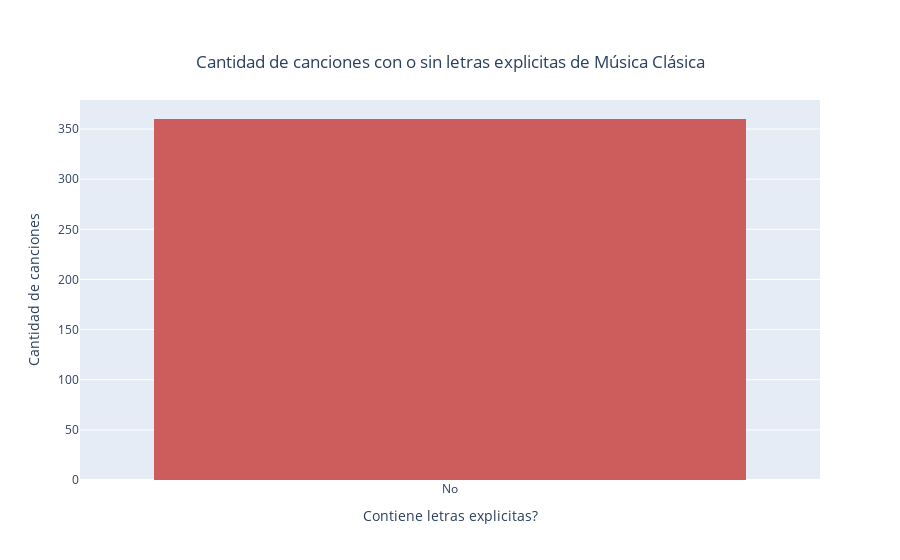

Here is the notebook cell this chart was saved with:
### Markdown cell above
Se observa que el year es cuando se grabó la versión de la canción que está en spotify, no cuando fue originalmente creada la misma. Sin embargo, la gran diferenecia entre los datasets es muy visible ya que el dataset de trap comienza en el 2016 y la clásica tiene gran parte de sus canciones desde antes del 2014.

### Code cell
fig = ply.histogram(df0['explicit'].replace({False: 'No', True: 'Si'}), x = 'explicit', title='Canciones por año', color_discrete_sequence=['indianred'], labels={'explicit': 'Explicita', '0': 'No'})
fig.update_layout(title={
        'text': "Cantidad de canciones con o sin letras explicitas de " + str(genero_0),
        'y':0.9,
        'x':0.5,
        'xanchor': 'center',
        'yanchor': 'top'})
fig.update_xaxes(title_text = 'Contiene letras explicitas?')
fig.update_yaxes(title_text = 'Cantidad de canciones')
fig.show()

### Figure 1 — Plotly figure (JSON) as saved in the notebook; plotly's stock layout.template omitted (floating-point values rounded to 4 significant figures; data arrays with more than 128 entries replaced by an {"elided": "..."} marker saying what was removed)
{"data": [{"alignmentgroup": "True", "bingroup": "x", "hovertemplate": "Explicita=%{x}<br>count=%{y}<extra></extra>", "legendgroup": "", "marker": {"color": "indianred", "pattern": {"shape": ""}}, "name": "", "offsetgroup": "", "orientation": "v", "showlegend": false, "type": "histogram", "x": {"elided": "360 str values"}, "xaxis": "x", "yaxis": "y"}], "layout": {"barmode": "relative", "legend": {"tracegroupgap": 0}, "title": {"text": "Cantidad de canciones con o sin letras explicitas de Música Clásica", "x": 0.5, "xanchor": "center", "y": 0.9, "yanchor": "top"}, "xaxis": {"anchor": "y", "domain": [0, 1], "title": {"text": "Contiene letras explicitas?"}}, "yaxis": {"anchor": "x", "domain": [0, 1], "title": {"text": "Cantidad de canciones"}}}}
